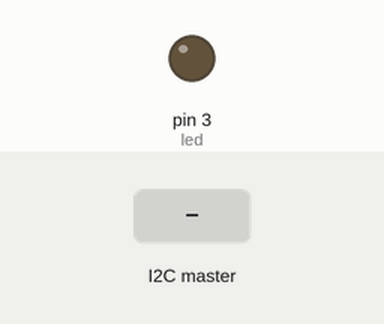
Recording of a sketch running on a simulated Arduino Uno, built with avr-gcc and run on an emulated ATmega328P. Shown: output pins drawn as LEDs (lit = HIGH). The inputs (shaded band) are chosen by the test bench.

Above: at 1.2 s.
1.3 s: the I2C master sends the byte 1
At 2.5 s:
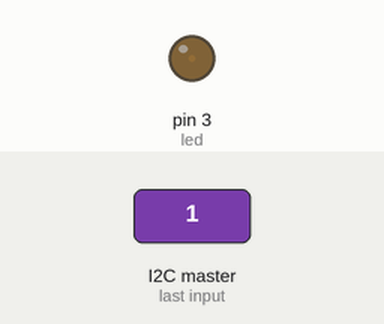
2.8 s: the I2C master sends the byte 90
At 3.6 s:
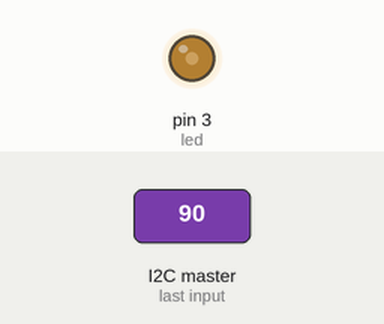
4.3 s: the I2C master sends the byte 200
At 4.8 s:
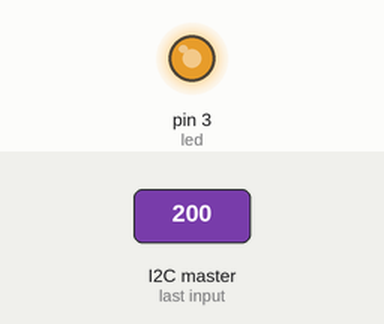
Timing chart, 0 to 7.3 s (numbered marks = the images above; inputs shaded):
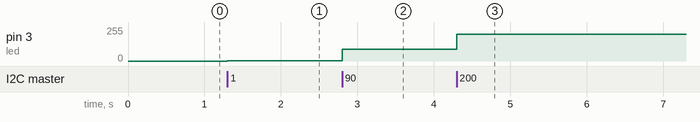

The sketch:

I2C_ADC_Slave.ino
```cpp
/*

        O objetivo deste programa é configurar o Arduíno como Slave de uma comunicação I2C. Este Slave irá receber uma leitura feita pelo ADC do Master e utiliza-la para
    controlar uma saída PWM, que estará ligada a um led. Logo, a leitura de um potenciômetro pelo ADC do Master irá controlar o brilho de um led no Slave, através do PWM.
        No Arduíno, a comunicação I2C funciona tando nos pinos SDA e SCL quanto nos pinos A4 e A5, respectivamente.

        Na prática o circuito funcionou perfeitamente.

*/

// Inclusão de bibliotecas
#include <Wire.h>

// Mapeamento de hardware
#define led 3                     // Cria mnemônico para led, no pino 3

void setup() {

  pinMode(led, OUTPUT);

  Wire.begin(15);
  Wire.onReceive(receiveEvent);
}

void loop() {
  delay(100);
}

void receiveEvent(int howMany) {

  int x = Wire.read();
  analogWrite(led, x);            // Usa PWM em led, com duty = x
}
```

Measured:
- after the input at 1.3 s, pin 3 (led): 0/255 → 1/255 at once
- after the input at 2.8 s, pin 3 (led): 1/255 → 90/255 at once
- after the input at 4.3 s, pin 3 (led): 90/255 → 200/255 at once
